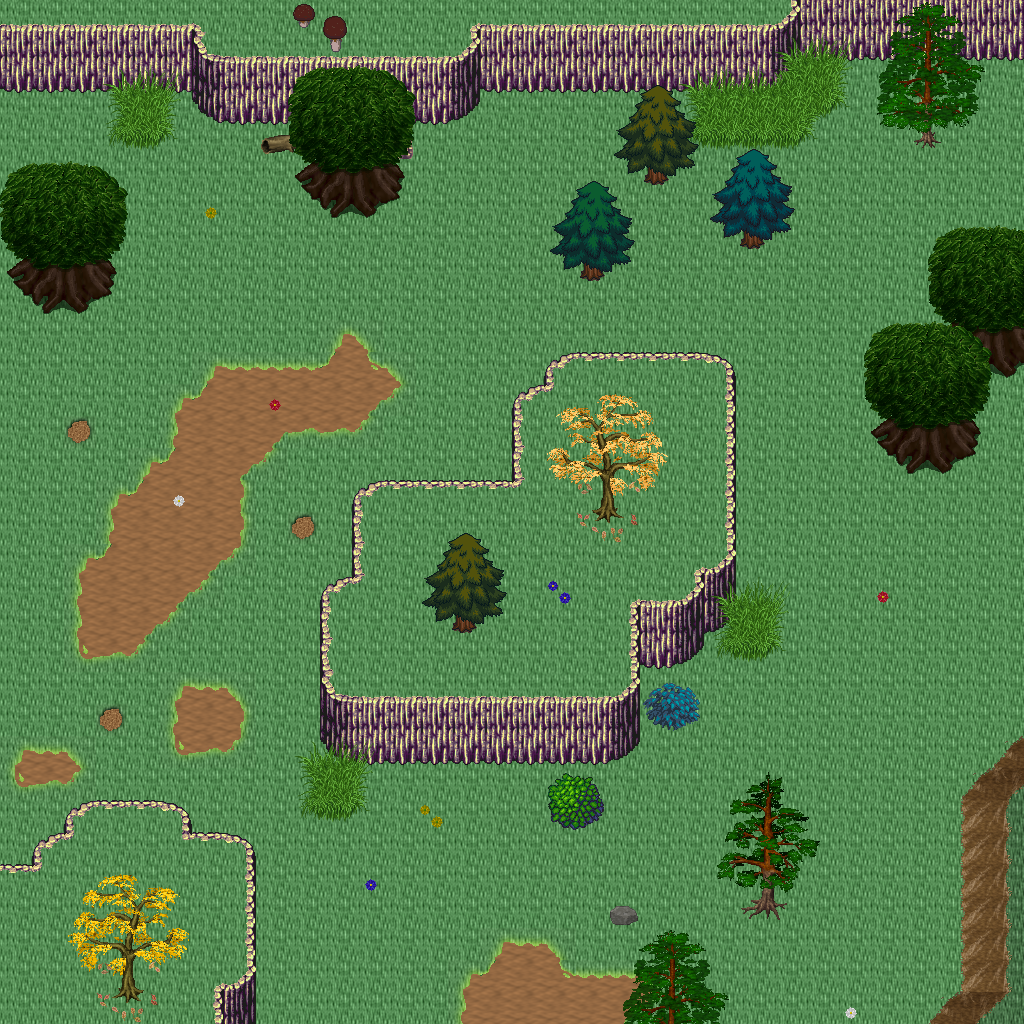

A 2D game scene composited from a Tiled map and its tileset images. What follows is a short description and the map's XML, with each tile layer's data collapsed to a summary:
An orthogonal 32x32 tile map with 32x32 px tiles, 5 tile layers (Ground, Objects, Objects2, Above, ...), 1 hidden layer not drawn, 32 tilesets.

<map version="1.10" tiledversion="1.11.0" orientation="orthogonal" renderorder="right-down" width="32" height="32" tilewidth="32" tileheight="32" infinite="0" nextlayerid="11" nextobjectid="1">
 <tileset firstgid="1" name="logic_collision" tilewidth="32" tileheight="32" tilecount="1" columns="1">
  <image source="../drawable/logic_collision.png" width="32" height="32" />
 </tileset>
 <tileset firstgid="2" name="ground_ridge_earth_pale" tilewidth="32" tileheight="32" tilecount="96" columns="12">
  <image source="../drawable/ground_ridge_earth_pale.png" width="384" height="256" />
 </tileset>
 <tileset firstgid="98" name="ground_ridge_earth_dark" tilewidth="32" tileheight="32" tilecount="96" columns="12">
  <image source="../drawable/ground_ridge_earth_dark.png" width="384" height="256" />
 </tileset>
 <tileset firstgid="194" name="ground_ground" tilewidth="32" tileheight="32" tilecount="33" columns="3">
  <image source="../drawable/ground_ground.png" width="96" height="352" />
 </tileset>
 <tileset firstgid="227" name="terrain_grassland" tilewidth="32" tileheight="32" tilecount="88" columns="8">
  <image source="../drawable/terrain_grassland.png" width="256" height="352" />
 </tileset>
 <tileset firstgid="315" name="ground_grass_edges" tilewidth="32" tileheight="32" tilecount="36" columns="12">
  <image source="../drawable/ground_grass_edges.png" width="384" height="96" />
 </tileset>
 <tileset firstgid="351" name="ground_grass_corners" tilewidth="32" tileheight="32" tilecount="24" columns="6">
  <image source="../drawable/ground_grass_corners.png" width="192" height="128" />
 </tileset>
 <tileset firstgid="375" name="plant_tree_tree_darkgreen" tilewidth="32" tileheight="32" tilecount="88" columns="8">
  <image source="../drawable/plant_tree_tree_darkgreen.png" width="256" height="352" />
 </tileset>
 <tileset firstgid="463" name="plant_tree_fall_trees" tilewidth="32" tileheight="32" tilecount="40" columns="8">
  <image source="../drawable/plant_tree_fall_trees.png" width="256" height="160" />
 </tileset>
 <tileset firstgid="503" name="plant_tree_evergreen" tilewidth="32" tileheight="32" tilecount="36" columns="3">
  <image source="../drawable/plant_tree_evergreen.png" width="96" height="384" />
 </tileset>
 <tileset firstgid="539" name="plant_tree_pine_tree" tilewidth="32" tileheight="32" tilecount="20" columns="4">
  <image source="../drawable/plant_tree_pine_tree.png" width="128" height="160" />
 </tileset>
 <tileset firstgid="559" name="plant_tree_pine_tree_1" tilewidth="32" tileheight="32" tilecount="20" columns="4">
  <image source="../drawable/plant_tree_pine_tree_1.png" width="128" height="160" />
 </tileset>
 <tileset firstgid="579" name="building_decoration_rocks" tilewidth="32" tileheight="32" tilecount="6" columns="3">
  <image source="../drawable/building_decoration_rocks.png" width="96" height="64" />
 </tileset>
 <tileset firstgid="585" name="plant_stump_hollow_logs" tilewidth="32" tileheight="32" tilecount="6" columns="3">
  <image source="../drawable/plant_stump_hollow_logs.png" width="96" height="64" />
 </tileset>
 <tileset firstgid="591" name="plant_stump_small_stump" tilewidth="32" tileheight="32" tilecount="4" columns="2">
  <image source="../drawable/plant_stump_small_stump.png" width="64" height="64" />
 </tileset>
 <tileset firstgid="595" name="plant_flower_daisy_yellow" tilewidth="32" tileheight="32" tilecount="8" columns="2">
  <image source="../drawable/plant_flower_daisy_yellow.png" width="64" height="128" />
 </tileset>
 <tileset firstgid="603" name="plant_flower_daisy_white" tilewidth="32" tileheight="32" tilecount="8" columns="2">
  <image source="../drawable/plant_flower_daisy_white.png" width="64" height="128" />
 </tileset>
 <tileset firstgid="611" name="plant_flower_daisy_red" tilewidth="32" tileheight="32" tilecount="8" columns="2">
  <image source="../drawable/plant_flower_daisy_red.png" width="64" height="128" />
 </tileset>
 <tileset firstgid="619" name="plant_flower_daisy_blue" tilewidth="32" tileheight="32" tilecount="8" columns="2">
  <image source="../drawable/plant_flower_daisy_blue.png" width="64" height="128" />
 </tileset>
 <tileset firstgid="627" name="plant_leaves" tilewidth="32" tileheight="32" tilecount="8" columns="4">
  <image source="../drawable/plant_leaves.png" width="128" height="64" />
 </tileset>
 <tileset firstgid="635" name="plant_brown_mushrooms" tilewidth="32" tileheight="32" tilecount="24" columns="6">
  <image source="../drawable/plant_brown_mushrooms.png" width="192" height="128" />
 </tileset>
 <tileset firstgid="659" name="logic_item_resources" tilewidth="32" tileheight="32" tilecount="6" columns="6">
  <image source="../drawable/logic_item_resources.png" width="192" height="32" />
 </tileset>
 <tileset firstgid="665" name="logic_creature_animal" tilewidth="32" tileheight="32" tilecount="32" columns="8">
  <image source="../drawable/logic_creature_animal.png" width="256" height="128" />
 </tileset>
 <tileset firstgid="697" name="ground_tall_grass" tilewidth="32" tileheight="32" tilecount="15" columns="5">
  <image source="../drawable/ground_tall_grass.png" width="160" height="96" />
 </tileset>
 <tileset firstgid="712" name="logic_creature_reptile" tilewidth="32" tileheight="32" tilecount="7" columns="7">
  <image source="../drawable/logic_creature_reptile.png" width="224" height="32" />
 </tileset>
 <tileset firstgid="719" name="plant_bush_leafy" tilewidth="32" tileheight="32" tilecount="48" columns="8">
  <image source="../drawable/plant_bush_leafy.png" width="256" height="192" />
 </tileset>
 <tileset firstgid="767" name="plant_bushes_and_trees" tilewidth="32" tileheight="32" tilecount="144" columns="16">
  <image source="../drawable/plant_bushes_and_trees.png" width="512" height="289" />
 </tileset>
 <tileset firstgid="911" name="building_thatched_roof_cottage1" tilewidth="32" tileheight="32" tilecount="20" columns="4">
  <image source="../drawable/building_thatched_roof_cottage1.png" width="128" height="160" />
 </tileset>
 <tileset firstgid="931" name="building_thatched_roof_cottage2" tilewidth="32" tileheight="32" tilecount="20" columns="4">
  <image source="../drawable/building_thatched_roof_cottage2.png" width="128" height="160" />
 </tileset>
 <tileset firstgid="951" name="plant_stump_stump_rectangular" tilewidth="32" tileheight="32" tilecount="4" columns="2">
  <image source="../drawable/plant_stump_stump_rectangular.png" width="64" height="64" />
 </tileset>
 <tileset firstgid="955" name="object_well_hoist" tilewidth="32" tileheight="32" tilecount="9" columns="3">
  <image source="../drawable/object_well_hoist.png" width="96" height="96" />
 </tileset>
 <tileset firstgid="964" name="logic_creature_gnome" tilewidth="32" tileheight="32" tilecount="6" columns="6">
  <image source="../drawable/logic_creature_gnome.png" width="192" height="32" />
 </tileset>
 <layer id="1" name="Ground" width="32" height="32">
  <data>[1024 cells, 1024 non-empty, 4 distinct tile ids]</data>
 </layer>
 <layer id="2" name="Objects" width="32" height="32">
  <data>[1024 cells, 307 non-empty, 71 distinct tile ids]</data>
 </layer>
 <layer id="3" name="Objects2" width="32" height="32">
  <data>[1024 cells, 62 non-empty, 22 distinct tile ids]</data>
 </layer>
 <layer id="4" name="Above" width="32" height="32">
  <data>[1024 cells, 176 non-empty, 113 distinct tile ids]</data>
 </layer>
 <layer id="5" name="Above2" width="32" height="32">
  <data>[1024 cells, 1 non-empty, 1 distinct tile ids]</data>
 </layer>
 <layer id="6" name="Walkable" width="32" height="32" visible="0">
  <data>[1024 cells, 307 non-empty, 1 distinct tile ids]</data>
 </layer>
 <objectgroup id="7" name="Mapevents" />
 <objectgroup id="8" name="Spawn" />
 <objectgroup id="9" name="Keys" />
 <objectgroup id="10" name="Replace" />
</map>
